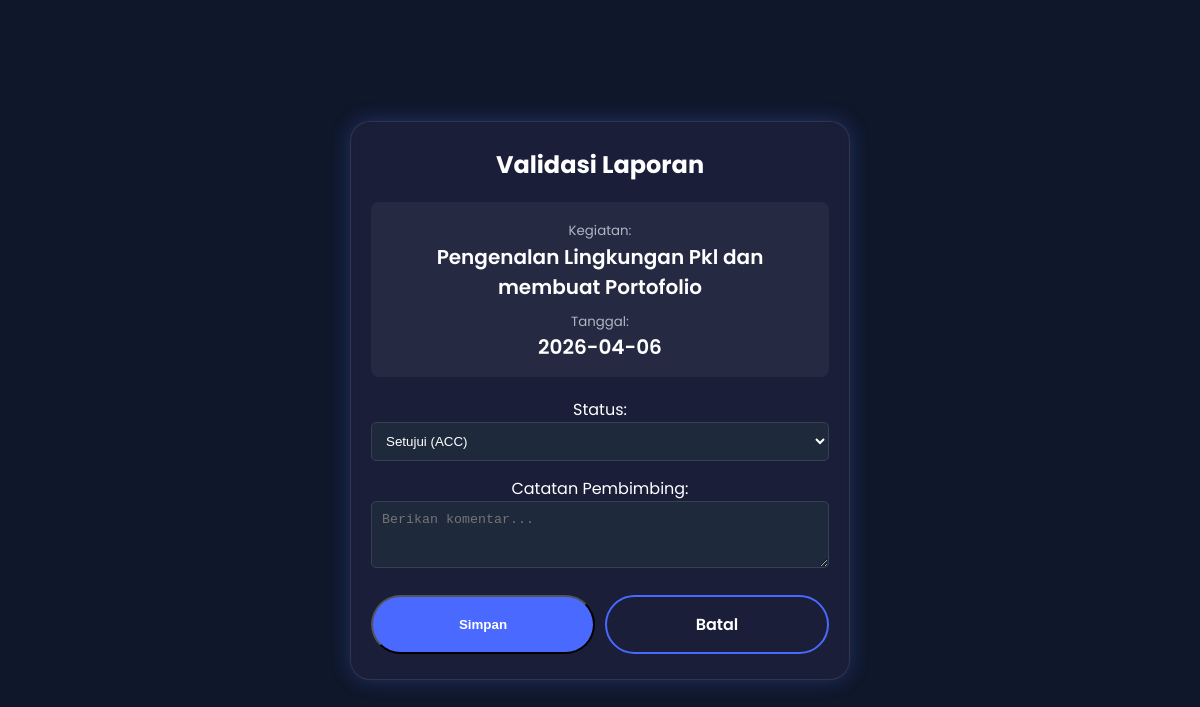
/validasi-laporan.php?id=9 (signed in), run on the app's committed database.
### tables this page shows
CREATE TABLE `jurnalkegiatan` (
  `id_jurnalkegiatan` int(11) NOT NULL,
  `id_users` int(25) NOT NULL,
  `id_siswa` int(25) NOT NULL,
  `tanggal` date NOT NULL,
  `kegiatan` text NOT NULL,
  `waktu` varchar(50) NOT NULL,
  `status` enum('menunggu','disetujui','ditolak') DEFAULT 'menunggu',
  `paraf_pembimbing` varchar(100) DEFAULT NULL,
  `catatan_pembimbing` text DEFAULT NULL
);

### validasi-laporan.php (the view, shortened to what this page needs)
<?php
include 'config.php';
$id_jurnal = $_GET['id'];
$q = mysqli_query($conn, "SELECT * FROM jurnalkegiatan WHERE id_jurnalkegiatan='$id_jurnal'");
$data = mysqli_fetch_assoc($q);
?>
<!DOCTYPE html>
<html lang="id">
<head>
    <link rel="stylesheet" href="style.css">
</head>
<body style="background: #0f172a; color: white; display: flex; justify-content: center; align-items: center; min-height: 100vh;">
<div class="stat-card" style="width: 100%; max-width: 500px; display: block;">
    <h2 style="margin-bottom: 20px;">Validasi Laporan</h2>
    <div style="background: rgba(255,255,255,0.05); padding: 15px; border-radius: 8px; margin-bottom: 20px;">
        <small style="color: #aeb8c4;">Kegiatan:</small>
        <p><?php echo $data['kegiatan']; ?></p>
        <small style="color: #aeb8c4; display:block; margin-top:10px;">Tanggal:</small>
        <p><?php echo $data['tanggal']; ?></p>
    </div>
    <form method="POST">
        <label>Status:</label>
        <select name="status_validasi" style="width: 100%; padding: 10px; margin-bottom: 15px; background: #1e293b; color: white; border: 1px solid #334155; border-radius: 5px;">
            <option value="disetujui">Setujui (ACC)</option>
        </select>
        <label>Catatan Pembimbing:</label>
        <textarea name="catatan" rows="3" placeholder="Berikan komentar..." style="width: 100%; padding: 10px; margin-bottom: 20px; background: #1e293b; color: white; border: 1px solid #334155; border-radius: 5px;"></textarea>
        <div style="display: flex; gap: 10px;">
            <button type="submit" name="submit_validasi" class="btn-dashboard" style="flex: 1; justify-content: center;">Simpan</button>
            <a href="dashboard pembimbing.php" class="btn-dashboard secondary" style="flex: 1; text-align: center; justify-content: center; text-decoration: none;">Batal</a>
        </div>
    </form>
</div>
</body>
</html>

### style.css (style rules this page uses)
* { margin: 0; padding: 0; box-sizing: border-box; }
body { font-family: 'Poppins', sans-serif; background-color: #1a1a3a; color: #ffffff; overflow-x: hidden; }
.stat-card { background: rgba(255, 255, 255, 0.05); border: 1px solid rgba(255, 255, 255, 0.15); border-radius: 20px; padding: 20px; backdrop-filter: blur(8px); box-shadow: 0 0 20px rgba(79, 111, 240, 0.3); text-align: center; transition: all 0.3s ease; }
.stat-card { background: rgba(43, 43, 80, 0.4); border: 1px solid rgba(255, 255, 255, 0.1); border-radius: 20px; padding: 25px 20px; backdrop-filter: blur(8px); text-align: center; transition: all 0.3s ease; }
.stat-card p { color: #ffffff; font-size: 1.25rem; font-weight: 600; }
.stat-card, .journal-card { transform-style: preserve-3d; transform: perspective(1000px); transition: transform 0.1s ease; }
.stat-card { background: rgba(43, 43, 80, 0.4); border-radius: 20px; padding: 25px 20px; text-align: center; transition: all 0.3s ease; }
.btn-dashboard { padding: 15px 30px; text-decoration: none; color: #ffffff; background-color: #4a69ff; border-radius: 50px; font-weight: 600; transition: all 0.3s ease; display: inline-flex; align-items: center; gap: 10px; }
.btn-dashboard.secondary { background-color: transparent; border: 2px solid #4a69ff; }

### data on the page
jurnalkegiatan: kegiatan "Pengenalan Lingkungan Pkl dan membuat Portofolio", tanggal "2026-04-06"
